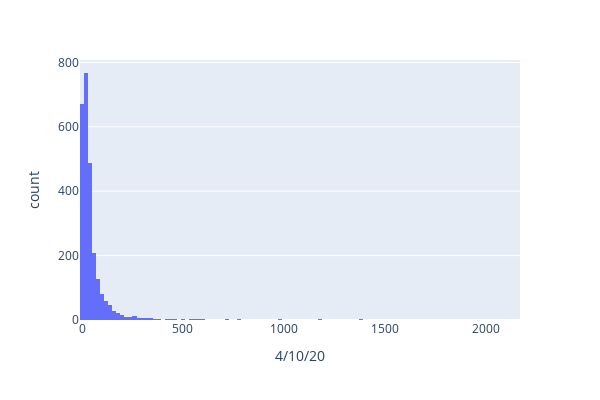

The notebook cell this image was saved under:
### Code cell
fig = px.histogram(incidence_df, x="4/10/20", width=600, height=400)
fig.show()

### Figure 1 — Plotly figure (JSON) as saved in the notebook; plotly's stock layout.template omitted (floating-point values rounded to 4 significant figures; data arrays with more than 128 entries replaced by an {"elided": "..."} marker saying what was removed)
{"data": [{"alignmentgroup": "True", "bingroup": "x", "hoverlabel": {"namelength": 0}, "hovertemplate": "4/10/20=%{x}<br>count=%{y}", "legendgroup": "", "marker": {"color": "#636efa"}, "name": "", "offsetgroup": "", "orientation": "v", "showlegend": false, "type": "histogram", "x": {"elided": "2674 float values"}, "xaxis": "x", "yaxis": "y"}], "layout": {"barmode": "relative", "height": 400, "legend": {"tracegroupgap": 0}, "margin": {"t": 60}, "width": 600, "xaxis": {"anchor": "y", "domain": [0, 1], "title": {"text": "4/10/20"}}, "yaxis": {"anchor": "x", "domain": [0, 1], "title": {"text": "count"}}}}
